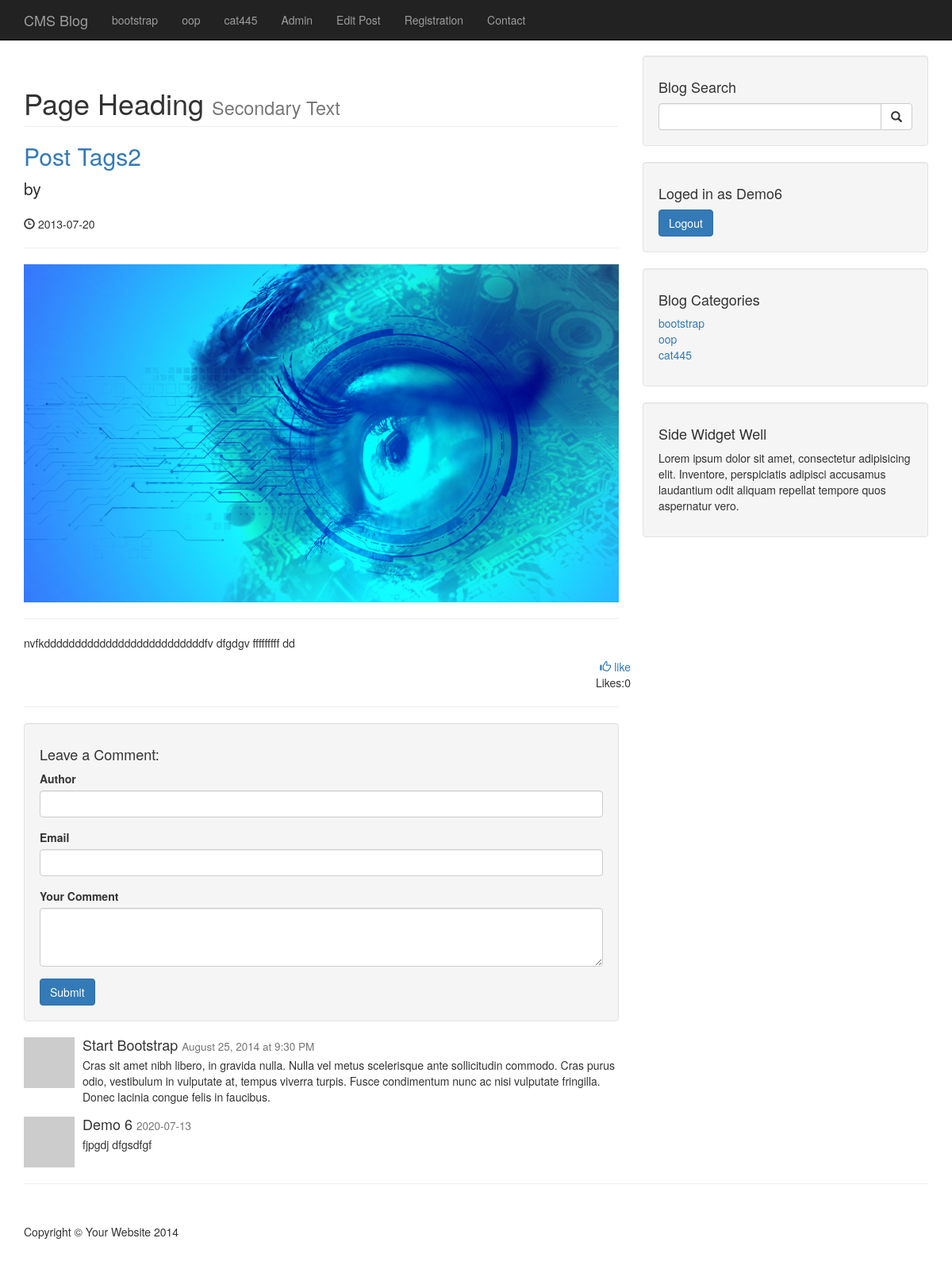
Page /cms2/post/35 (signed in) on the committed database.
### tables this page shows
CREATE TABLE `categories` (
  `cat_id` int(3) NOT NULL,
  `user_id` int(11) NOT NULL,
  `cat_name` varchar(255) NOT NULL
);

CREATE TABLE `posts` (
  `post_id` int(3) NOT NULL,
  `post_category_id` int(3) NOT NULL,
  `post_user_id` int(11) NOT NULL,
  `post_title` varchar(255) NOT NULL,
  `post_author` varchar(255) DEFAULT NULL,
  `post_user` varchar(255) DEFAULT NULL,
  `post_image` text NOT NULL,
  `post_content` text,
  `post_date` date NOT NULL,
  `post_tags` varchar(255) NOT NULL,
  `post_comments_count` int(11) DEFAULT NULL,
  `post_status` varchar(255) NOT NULL DEFAULT 'draft',
  `post_views_count` int(11) DEFAULT NULL,
  `likes` int(11) DEFAULT NULL
);

CREATE TABLE `comments` (
  `comment_id` int(3) NOT NULL,
  `comment_post_id` int(3) NOT NULL,
  `comment_author` varchar(255) NOT NULL,
  `comment_email` varchar(255) NOT NULL,
  `comment_content` text NOT NULL,
  `comment_date` date NOT NULL,
  `comment_status` varchar(255) NOT NULL
);

### cms2/post.php (the view, shortened to what this page needs)
<?php include "./admin/functions.php";
?>
<?php  include "./includes/header.php"?>
<?php include "./includes/navigation.php"?>
    <div class="container">
    <div class="row">
        <div class="col-md-8">
            <div class="article">
                <h1 class="page-header">
                    Page Heading
                    <small>Secondary Text</small>
                </h1>
                <?php
                if (isset($_GET['p_id'])){
                    $the_post_id = $_GET['p_id'];
                 if(isset($_SESSION['user_role']) && $_SESSION['user_role']==="admin") {
                      $query = "SELECT * FROM posts WHERE post_id ={$the_post_id}";
                 }else {
                  $query = "SELECT * FROM posts WHERE post_id ={$the_post_id} AND post_status ='published'";
                 }
                $select_posts_query = mysqli_query($connect, $query);
                 if(mysqli_num_rows($select_posts_query)<1){
                     echo "<h1>No Post avalable</h1>";
                 }else{
                while ($row = mysqli_fetch_assoc($select_posts_query)){
                    $post_title = $row['post_title'];
                    $post_author = $row['post_author'];
                    $post_image = $row['post_image'];
                    $post_content = $row['post_content'];
                    $post_date = $row['post_date'];
                    ?>
                    <h2>
                        <a href="#"><?php  echo $post_title; ?></a>
                    </h2>
                    <p class="lead">
                        by <a href="index.php"><?php  echo $post_author; ?></a>
                    </p>
                    <p><span class="glyphicon glyphicon-time"></span> <?php  echo $post_date; ?></p>
                    <hr>
                    <img class="img-responsive" src="images/<?php echo $post_image?>" alt="">
                    <hr>
                    <p><?php  echo $post_content; ?></p>
                    <?php  if(isLoggedIn()){?>
                    <div class="row text-right"><a href="#" class="<?php echo userLikeThisPost($the_post_id) ? '
                    unlike':' like' ?>"><span class="glyphicon glyphicon-thumbs-up"
                                                           data-toggle="tooltip"
                                                            data-palecement="top"
                                                            title="<?php echo userLikeThisPost($the_post_id) ? 'I liekd this before':' Want to like it ?' ?>"                >
                            </span><?php echo userLikeThisPost($the_post_id) ? 'unlike':' like' ?></a></div>
                    <?php }else{?>
                        <p>You need to login to leke <a href="/cms2/login.php">Login</a> </p>
                        <?php } ?>
                    <div class="row text-right">Likes:<?php getPostLikes($the_post_id);?></div>
                <?php   }}
                }else{
                    header("Location: index.php");
                }
                ?>
            </div>
            <hr>
            <?php  if(mysqli_num_rows($select_posts_query)===1){ ?>
                    <div class="well comment_form">
                        <h4>Leave a Comment:</h4>
                        <form action="#" method="post" role="form">
                            <div class="form-group">
                                <label for="Author">Author</label>
                                <input type="text" name="comment_author" class="form-control" name="comment_author">
                            </div>
                            <div class="form-group">
                                <label for="Author">Email</label>
                                <input type="email" name="comment_email" class="form-control" name="comment_email">
                            </div>
                            <div class="form-group">
                                <label for="comment">Your Comment</label>
                                <textarea name="comment_content" class="form-control" rows="3"></textarea>
                            </div>
                            <button type="submit" name="create_comment" class="btn btn-primary">Submit</button>
                        </form>
                    </div>
            <div class="media">
                <a class="pull-left" href="#">
                    <img class="media-object" src="http://placehold.it/64x64" alt="">
                </a>
                <div class="media-body">
                    <h4 class="media-heading">Start Bootstrap
                        <small>August 25, 2014 at 9:30 PM</small>
                    </h4>
                    Cras sit amet nibh libero, in gravida nulla. Nulla vel metus scelerisque ante sollicitudin commodo. Cras purus odio, vestibulum in vulputate at, tempus viverra turpis. Fusce condimentum nunc ac nisi vulputate fringilla. Donec lacinia congue felis in faucibus.
                </div>
            </div>
            <?php
                $query = "SELECT * FROM comments WHERE comment_post_id = {$the_post_id}
               AND comment_status = 'approved'
                ORDER BY comment_id DESC";
            $select_comments=
                mysqli_query($connect, $query);
            while ($row = mysqli_fetch_assoc($select_comments)) {
                $comment_author = $row['comment_author'];
                $comment_content = $row['comment_content'];
                $comment_date = $row['comment_date'];?>
            <div class="media">
                <a class="pull-left" href="#">
                    <img class="media-object" src="http://placehold.it/64x64" alt="">
                </a>
                <div class="media-body">
                    <h4 class="media-heading"><?php echo $comment_author; ?>
                        <small><?php echo $comment_date; ?></small>
                    </h4>
                    <?php echo $comment_content ?>
                </div>
            </div>
            <?php }
            }?>
                </div>
        <?php include "./includes/sidebar.php"?>
       </div>
<?php include "./includes/footer.php"?>

### cms2/includes/header.php (shortened to what this page needs)
<!DOCTYPE html>
<html lang="en">
<head>
    <link href="/cms/css/bootstrap.min.css" rel="stylesheet">
    <link href="/cms/css/blog-home.css" rel="stylesheet">
</head>
<body>

### cms2/includes/navigation.php (shortened to what this page needs)
<nav class="navbar navbar-inverse navbar-fixed-top" role="navigation">
    <div class="container">
        <div class="navbar-header">
            <a class="navbar-brand" href="/cms2">CMS Blog</a>
        </div>
        <div class="collapse navbar-collapse" id="bs-example-navbar-collapse-1">
            <ul class="nav navbar-nav">
            <?php
                $query = "SELECT * FROM categories LIMIT 3 ";
                $select_all_categories_query = mysqli_query($connect, $query);
                while ($row = mysqli_fetch_assoc($select_all_categories_query)){
                    $cat_title = $row['cat_name'];
                    $cat_id = $row['cat_id'];
                    $category_class='';
                    $registration_class='';
                    $contact_class='';
                    echo "<li class='$category_class'><a href='/cms2/category/$cat_id'>{$cat_title}</a></li>";
                }
            ?>
                    <?php  if(isset($_SESSION['user_role']) && $_SESSION['user_role'] ==='admin'){
                        echo "<li><a href='/cms2/admin'>Admin</a></li>";
                        if (isset($_GET['p_id'])){
                            $the_post_id = $_GET['p_id'];
                            echo "<li><a href='/cms2/admin/posts.php?source=edit_post&p_id={$the_post_id}'>Edit Post</a></li>";
                        }
                    }else{
                       echo " <li><a href='/cms2/login.php'>Login</a></li>";
                    } ?>
                     <li class="<?php echo $registration_class ?>"><a href='/cms2/registration'>Registration</a></li>
                     <li class="<?php echo $contact_class ?>"><a href='/cms2/contact'>Contact</a></li>
            </ul>
        </div>
    </div>
</nav>

### cms2/admin/functions.php (shortened to what this page needs)
<?php
function query($query){
    global $connect;
    $res = mysqli_query($connect,$query);
    if(!confirm($res)){
        return $res;
    }
}
function isLoggedIn(){
    if(isset($_SESSION['user_role'])){
        return true;
    }
    return  false;
}
function loggedInUserId(){
    if (isLoggedIn()){
        $result = query("SELECT * FROM users WHERE user_name= '". $_SESSION['username']."'");
        $user = mysqli_fetch_array($result);
        if (mysqli_num_rows($result)>=1){
            return $user['user_id'];
        }
    }
    return  false;
}
function userLikeThisPost($post_id = ''){
    $user_id = loggedInUserId();
    $result = query("SELECT * FROM likes WHERE  user_id=$user_id AND post_id= $post_id");
    return mysqli_num_rows($result)>=1 ? true : false;
}
function getPostLikes($post_id){
    $result = query("SELECT * FROM likes
 WHERE  post_id = $post_id");
    echo mysqli_num_rows($result);
}

### cms2/includes/sidebar.php (shortened to what this page needs)
<div class="col-md-4">
    <div class="well">
        <h4>Blog Search</h4>
        <form action="./search.php" method="post">
        <div class="input-group">
            <input name="search" type="text" class="form-control">
            <span class="input-group-btn">
                            <button name="submit" class="btn btn-default" type="submit">
                                <span class="glyphicon glyphicon-search"></span>
                        </button>
                        </span>
        </div>
        </form>
    </div>
    <div class="well">
        <?php if (isset($_SESSION['user_role'])){ ?>
            <h4>Loged in as <?php echo $_SESSION['username'] ?></h4>
            <a href="/cms2/includes/logout.php" class="btn btn-primary">Logout</a>
        <?php }?>
    </div>
    <div class="well">
        <h4>Blog Categories</h4>
        <?php
        $query = "SELECT * FROM categories ";
        $slect_all_categories_sidebar = mysqli_query($connect, $query);
        ?>
        <div class="row">
            <div class="col-lg-12">
                <ul class="list-unstyled">
                    <?php
                    while ($row = mysqli_fetch_assoc($slect_all_categories_sidebar)){
                        $cat_id = $row['cat_id'];
                        $cat_title = $row['cat_name'];
                        echo "<li><a href='/cms2/category/$cat_id''>{$cat_title}</a></li>";
                    }
                    ?>
                </ul>
            </div>
        </div>
    </div>
    <?php include "widget.php";?>
</div>

### cms2/includes/widget.php
<div class="well">
    <h4>Side Widget Well</h4>
    <p>Lorem ipsum dolor sit amet, consectetur adipisicing elit. Inventore, perspiciatis adipisci accusamus laudantium odit aliquam repellat tempore quos aspernatur vero.</p>
</div>

### cms2/includes/footer.php (shortened to what this page needs)
<hr>
<footer>
    <div class="row">
        <div class="col-lg-12">
            <p>Copyright &copy; Your Website 2014</p>
        </div>
    </div>
</footer>
</div>
</body>
</html>

### cms2/css/blog-home.css (style rules this page uses)
body { padding-top: 70px; }
footer { margin: 50px 0; }

### rows in the picture
categories: cat_name "bootstrap"
categories: cat_name "oop"
categories: cat_name "cat445"
posts: post_title "Post Tags2", post_date "2013-07-20", post_image (picture), post_content "nvfkddddddddddddddddddddddddddfv dfgdgv fffffffff dd", mysqli_num_rows($result) "0"
comments: comment_author "Demo 6", comment_date "2020-07-13", comment_content "fjpgdj dfgsdfgf"

### other values in the picture
$_SESSION['username'] "Demo6"
